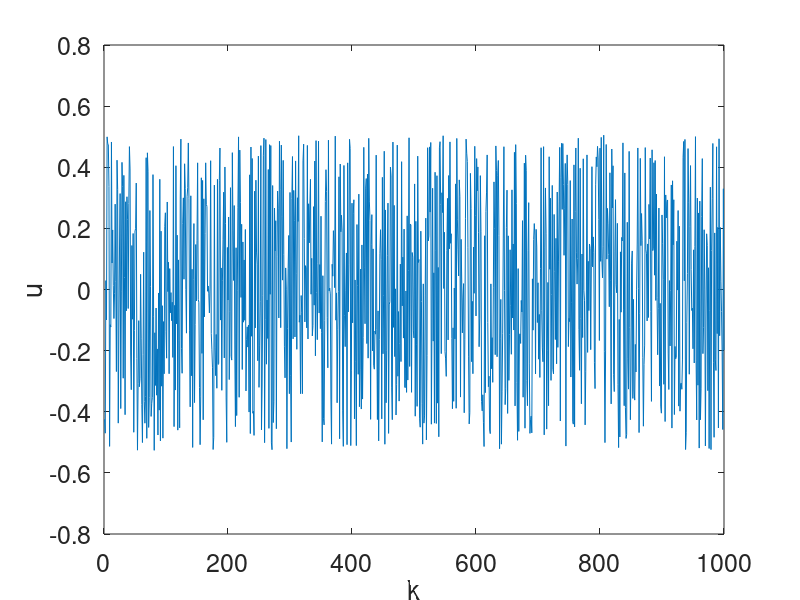
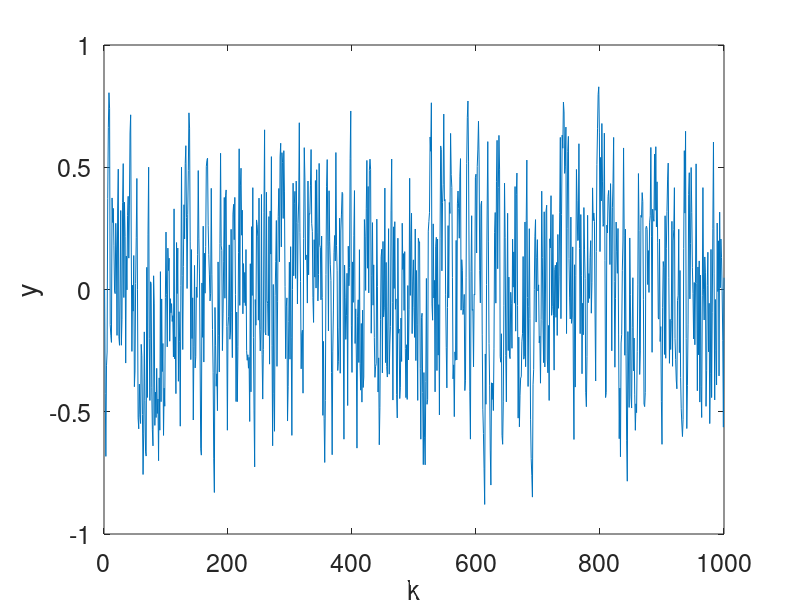
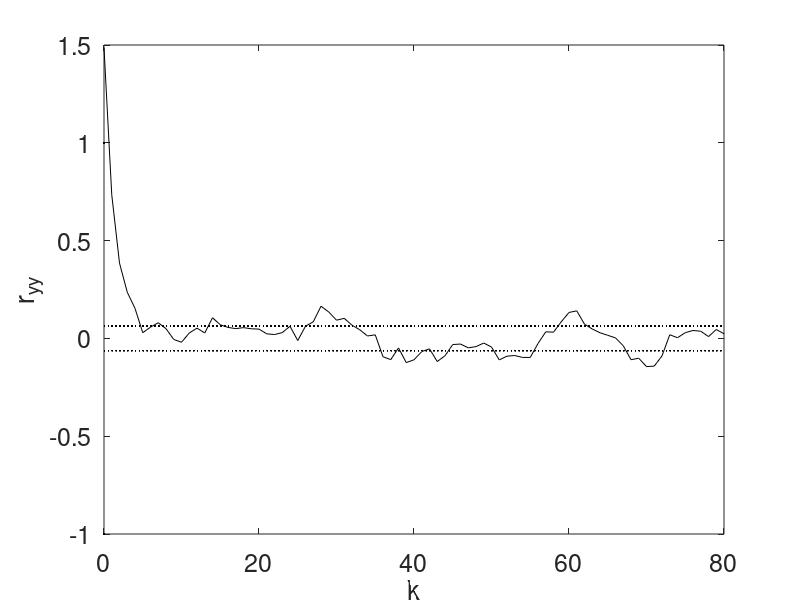
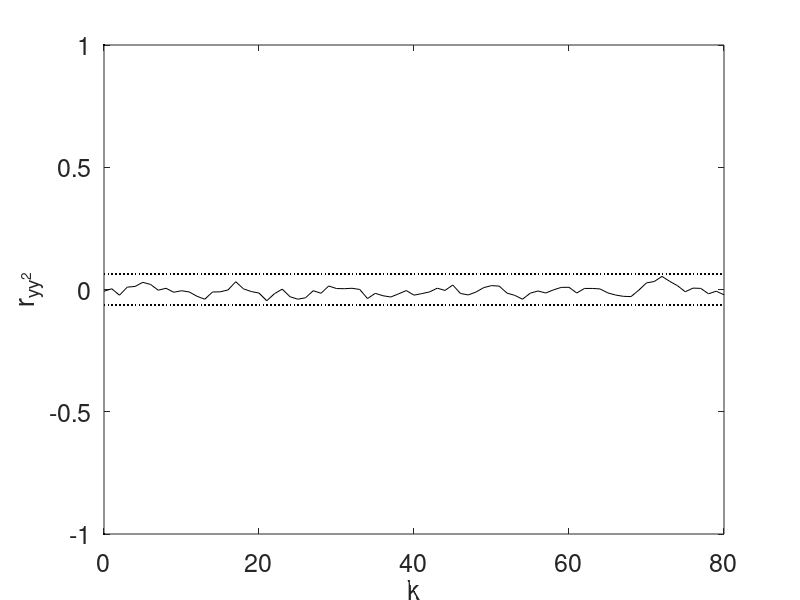

Reproduce these figures in MATLAB, in order.
close all;
clear all;
clc;

n = 1000;
t2 = 1:1:n; % time vector

% input
u = rand(1,n);
u = u - mean(u);
u = u/std(u);
u = u * 0.3;

y = [0 0];
for k = 2:n
    y(k) = 0.5 * y(k-1) + u(k - 1);
end

figure(1)
plot(t2,u);
set(gca,'FontSize',18)
xlabel('k')
ylabel('u');

figure(2)
plot(t2,y);
set(gca,'FontSize',18)
xlabel('k')
ylabel('y');

m = mean(y);
m2 = mean(y.^2);
lag = 80;
c1 = y;
l=ones(lag+1)*1.96/sqrt(length(c1)); 
t = 0:1:lag;
for tau = 0:lag
    ryy(tau+1) = 0;
    ryy2(tau+1) = 0;
    ry2y2(tau+1) = 0;
    for k = tau+1:n
        ryy(tau+1) = ryy(tau+1) + (y(k) - m) * (y(k-tau) - m);
        ryy2(tau+1) = ryy2(tau+1) + (y(k) - m) * (y(k-tau)^2 - m^2);
        ry2y2(tau+1) = ry2y2(tau+1) + (y(k)^2 - m2) * (y(k-tau)^2 - m2);
    end
end

ryy = ryy/lag;
ryy2 = ryy2/lag;
ry2y2 = ry2y2/lag;

figure(3)
plot(t,ryy,'k-',t,l,'k:',t,-l,'k:',0,1,'k.',0,-1,'k.'); 
set(gca,'FontSize',18)
xlabel('k');
ylabel('r_{yy}');

figure(4)
plot(t,ryy2,'k-',t,l,'k:',t,-l,'k:',0,1,'k.',0,-1,'k.'); 
set(gca,'FontSize',18)
xlabel('k');
ylabel('r_{yy^2}');

figure(5)
plot(t,ry2y2,'k-',t,l,'k:',t,-l,'k:',0,1,'k.',0,-1,'k.'); 
set(gca,'FontSize',18)
xlabel('k');
ylabel('r_{y^2y^2}');

